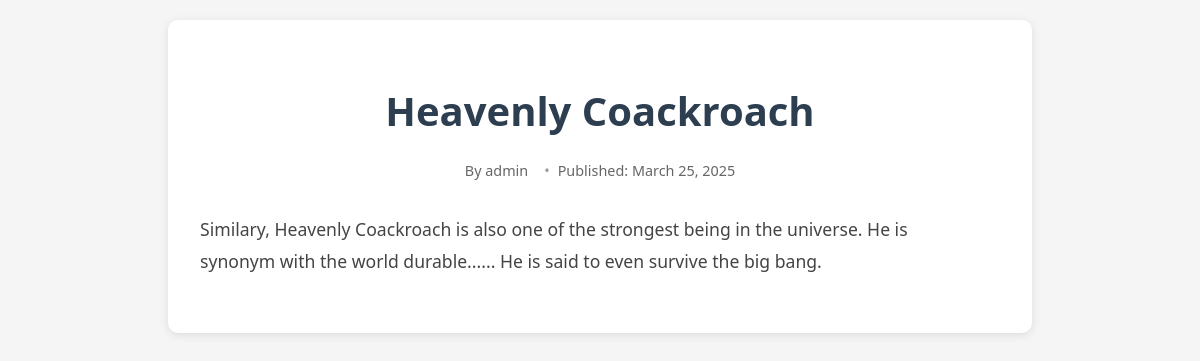
/post/5/, run on an earlier commit of the app's database.
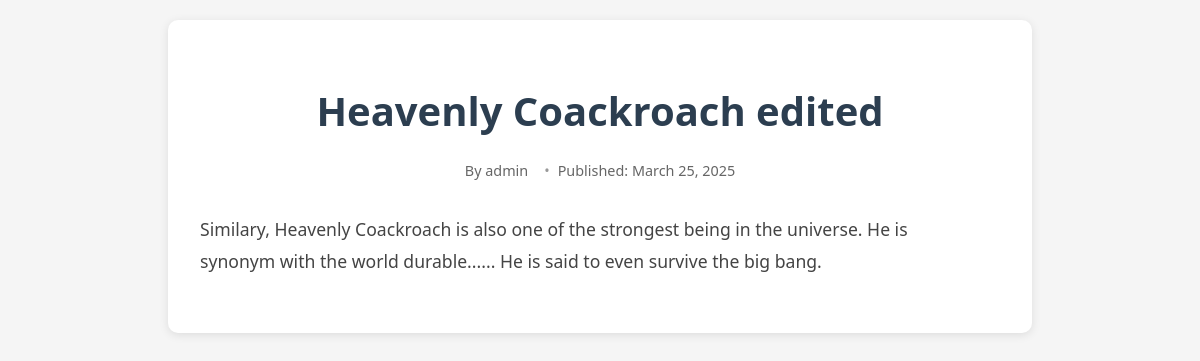
And on a later commit of the database.
### blog/models.py (models this page shows, shortened)
class Post(models.Model):
    title = models.CharField(max_length=250)
    author = models.ForeignKey(User, on_delete=models.CASCADE)
    content = models.TextField()
    created = models.DateField(auto_now_add=True)
    image = models.ImageField(upload_to='post_images/',blank=True, null=True)
    class Meta:
        ordering = ['-created']

### blog/views.py (the view)
# urls.py: path('post/<int:pk>/', post_detail, name="post_detail"),
def post_detail(request, pk):
    postDetail = get_object_or_404(Post, pk=pk)
    return render(request, "post_detail.html", {"postDetail":postDetail})

### blog/templates/post_detail.html (shortened to what this page needs)
{% load static %}
<!DOCTYPE html>
<html lang="en">
<head>
    <link rel="stylesheet" href="{% static 'css/post_detail.css' %}">
</head>
<body>
    <div class="post-container">
        <div class="post-header">
            <h1 class="post-title">{{ postDetail.title }}</h1>
            <div class="post-meta">
                <span>By {{ postDetail.author }}</span>
                <span>Published: {{ postDetail.created }}</span>
            </div>
        </div>
        <div class="post-content">
            {{ postDetail.content|linebreaks }}
        </div>
    </div>
</body>
</html>

What changed in the data, as far as the page shows it:
changed Post "admin": title "Heavenly Coackroach" → "Heavenly Coackroach edited"
